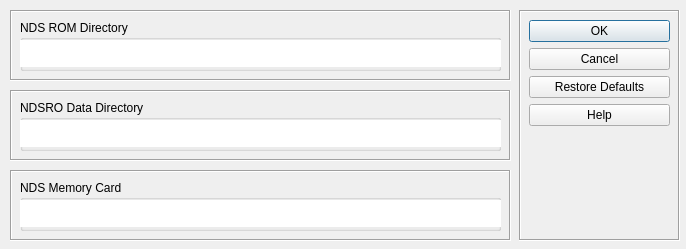
<?xml version="1.0" encoding="UTF-8"?>
<ui version="4.0">
 <class>NDSROsettingsDlg</class>
 <widget class="QDialog" name="NDSROsettingsDlg">
  <property name="windowModality">
   <enum>Qt::ApplicationModal</enum>
  </property>
  <property name="geometry">
   <rect>
    <x>0</x>
    <y>0</y>
    <width>686</width>
    <height>249</height>
   </rect>
  </property>
  <property name="minimumSize">
   <size>
    <width>686</width>
    <height>249</height>
   </size>
  </property>
  <property name="maximumSize">
   <size>
    <width>686</width>
    <height>249</height>
   </size>
  </property>
  <property name="windowTitle">
   <string>Einstellungen</string>
  </property>
  <property name="modal">
   <bool>true</bool>
  </property>
  <widget class="QFrame" name="frame">
   <property name="geometry">
    <rect>
     <x>519</x>
     <y>10</y>
     <width>161</width>
     <height>231</height>
    </rect>
   </property>
   <property name="frameShape">
    <enum>QFrame::Box</enum>
   </property>
   <property name="frameShadow">
    <enum>QFrame::Sunken</enum>
   </property>
   <widget class="QDialogButtonBox" name="CMD_BOX">
    <property name="geometry">
     <rect>
      <x>10</x>
      <y>10</y>
      <width>141</width>
      <height>151</height>
     </rect>
    </property>
    <property name="orientation">
     <enum>Qt::Vertical</enum>
    </property>
    <property name="standardButtons">
     <set>QDialogButtonBox::Cancel|QDialogButtonBox::Help|QDialogButtonBox::Ok|QDialogButtonBox::RestoreDefaults</set>
    </property>
   </widget>
  </widget>
  <widget class="QFrame" name="frame_2">
   <property name="geometry">
    <rect>
     <x>10</x>
     <y>10</y>
     <width>501</width>
     <height>71</height>
    </rect>
   </property>
   <property name="frameShape">
    <enum>QFrame::Box</enum>
   </property>
   <property name="frameShadow">
    <enum>QFrame::Sunken</enum>
   </property>
   <widget class="QGroupBox" name="groupBox">
    <property name="geometry">
     <rect>
      <x>10</x>
      <y>10</y>
      <width>481</width>
      <height>51</height>
     </rect>
    </property>
    <property name="autoFillBackground">
     <bool>false</bool>
    </property>
    <property name="title">
     <string>NDS ROM Directory</string>
    </property>
    <property name="flat">
     <bool>false</bool>
    </property>
    <widget class="QLineEdit" name="m_nds_rom_dir">
     <property name="geometry">
      <rect>
       <x>0</x>
       <y>20</y>
       <width>481</width>
       <height>27</height>
      </rect>
     </property>
     <property name="frame">
      <bool>false</bool>
     </property>
    </widget>
   </widget>
  </widget>
  <widget class="QFrame" name="frame_3">
   <property name="geometry">
    <rect>
     <x>10</x>
     <y>90</y>
     <width>501</width>
     <height>71</height>
    </rect>
   </property>
   <property name="frameShape">
    <enum>QFrame::Box</enum>
   </property>
   <property name="frameShadow">
    <enum>QFrame::Sunken</enum>
   </property>
   <widget class="QGroupBox" name="groupBox_2">
    <property name="geometry">
     <rect>
      <x>10</x>
      <y>10</y>
      <width>481</width>
      <height>51</height>
     </rect>
    </property>
    <property name="title">
     <string>NDSRO Data Directory</string>
    </property>
    <widget class="QLineEdit" name="m_ndsro_data_dir">
     <property name="geometry">
      <rect>
       <x>0</x>
       <y>20</y>
       <width>481</width>
       <height>27</height>
      </rect>
     </property>
     <property name="frame">
      <bool>false</bool>
     </property>
    </widget>
   </widget>
  </widget>
  <widget class="QFrame" name="frame_4">
   <property name="geometry">
    <rect>
     <x>10</x>
     <y>170</y>
     <width>501</width>
     <height>71</height>
    </rect>
   </property>
   <property name="frameShape">
    <enum>QFrame::Box</enum>
   </property>
   <property name="frameShadow">
    <enum>QFrame::Sunken</enum>
   </property>
   <widget class="QGroupBox" name="groupBox_3">
    <property name="geometry">
     <rect>
      <x>10</x>
      <y>10</y>
      <width>481</width>
      <height>51</height>
     </rect>
    </property>
    <property name="title">
     <string>NDS Memory Card</string>
    </property>
    <widget class="QLineEdit" name="m_nds_memcard_dir">
     <property name="geometry">
      <rect>
       <x>0</x>
       <y>20</y>
       <width>481</width>
       <height>27</height>
      </rect>
     </property>
     <property name="frame">
      <bool>false</bool>
     </property>
    </widget>
   </widget>
  </widget>
 </widget>
 <resources/>
 <connections>
  <connection>
   <sender>CMD_BOX</sender>
   <signal>accepted()</signal>
   <receiver>NDSROsettingsDlg</receiver>
   <slot>CMD_OK_clicked()</slot>
   <hints>
    <hint type="sourcelabel">
     <x>610</x>
     <y>83</y>
    </hint>
    <hint type="destinationlabel">
     <x>590</x>
     <y>-16</y>
    </hint>
   </hints>
  </connection>
  <connection>
   <sender>CMD_BOX</sender>
   <signal>helpRequested()</signal>
   <receiver>NDSROsettingsDlg</receiver>
   <slot>CMD_HELP_clicked()</slot>
   <hints>
    <hint type="sourcelabel">
     <x>578</x>
     <y>90</y>
    </hint>
    <hint type="destinationlabel">
     <x>512</x>
     <y>246</y>
    </hint>
   </hints>
  </connection>
  <connection>
   <sender>CMD_BOX</sender>
   <signal>rejected()</signal>
   <receiver>NDSROsettingsDlg</receiver>
   <slot>CMD_CANCEL_clicked()</slot>
   <hints>
    <hint type="sourcelabel">
     <x>618</x>
     <y>125</y>
    </hint>
    <hint type="destinationlabel">
     <x>618</x>
     <y>247</y>
    </hint>
   </hints>
  </connection>
 </connections>
 <slots>
  <slot>CMD_OK_clicked()</slot>
  <slot>CMD_HELP_clicked()</slot>
  <slot>CMD_CANCEL_clicked()</slot>
 </slots>
</ui>
